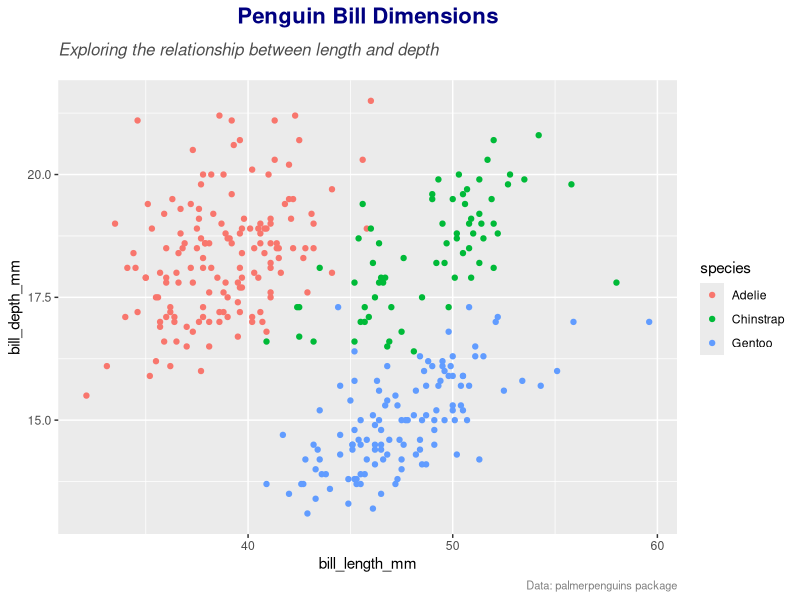
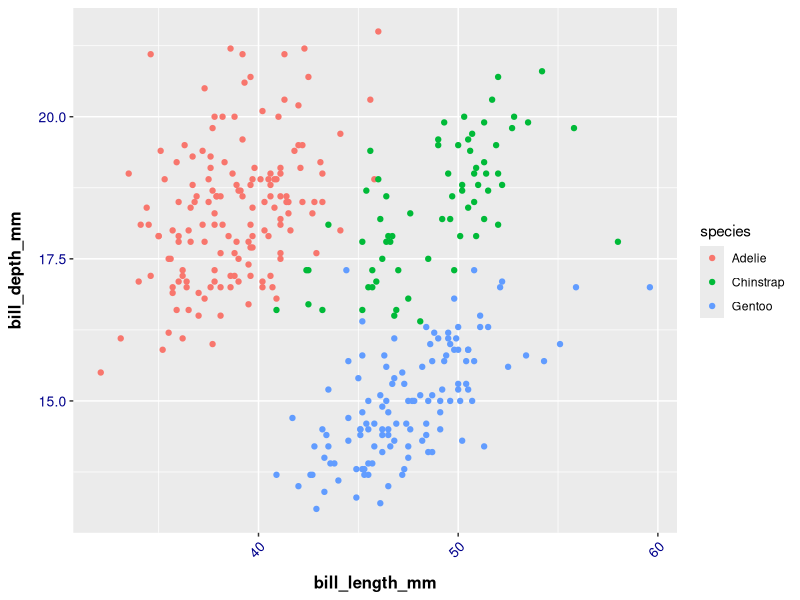
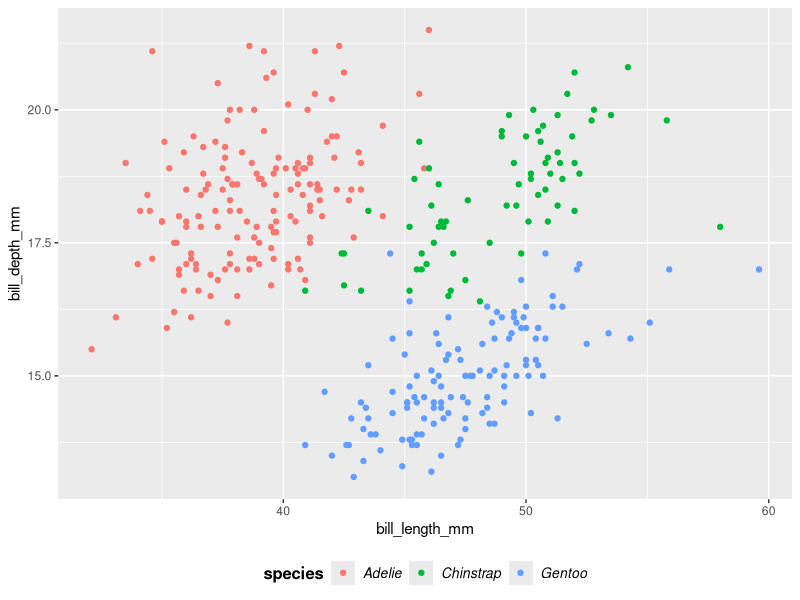
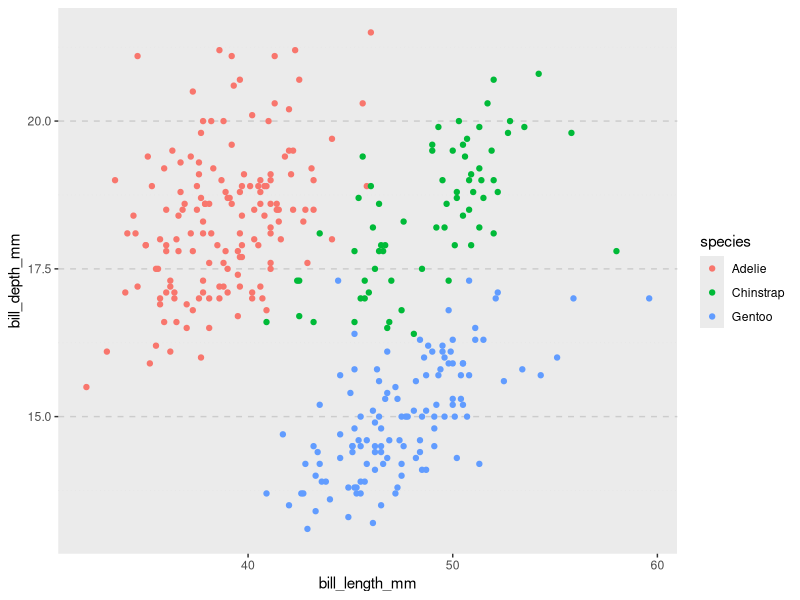
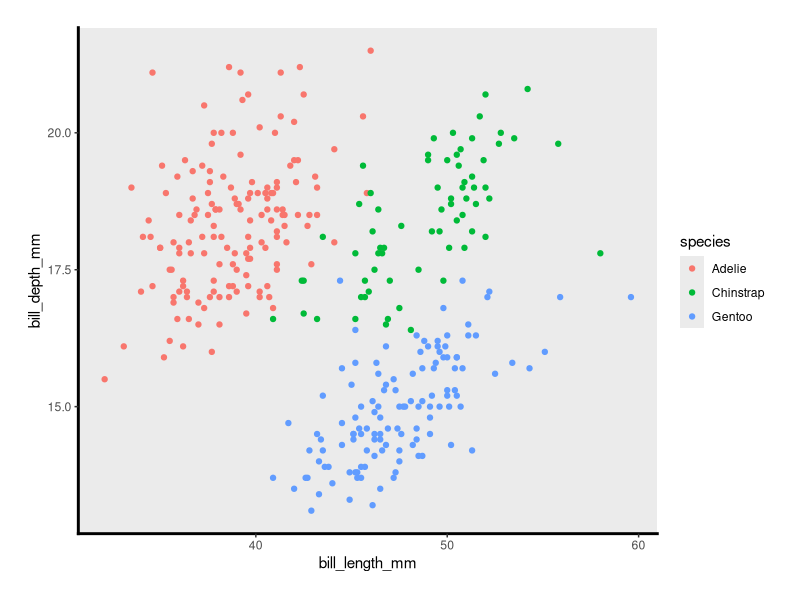
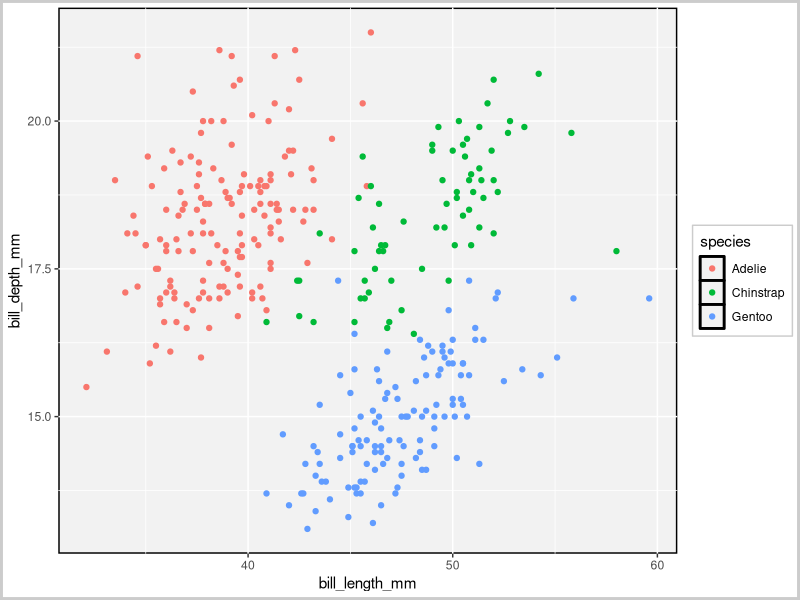
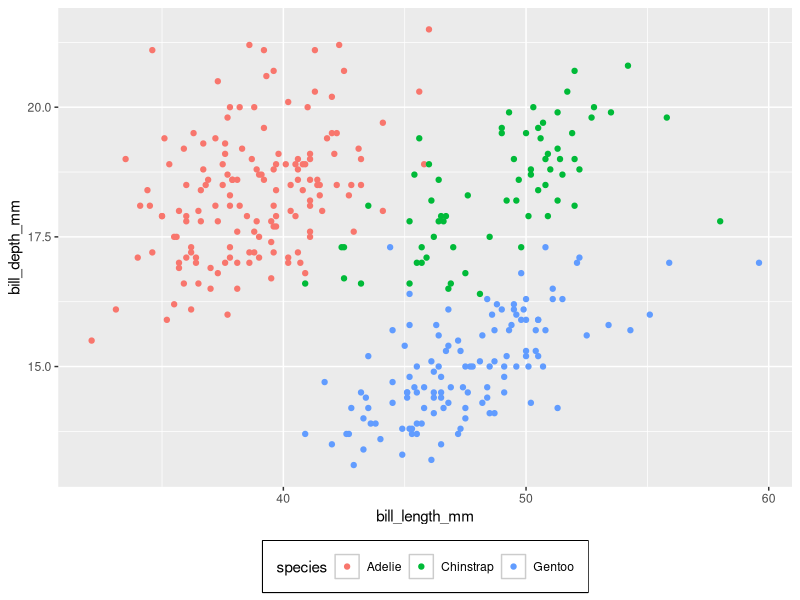
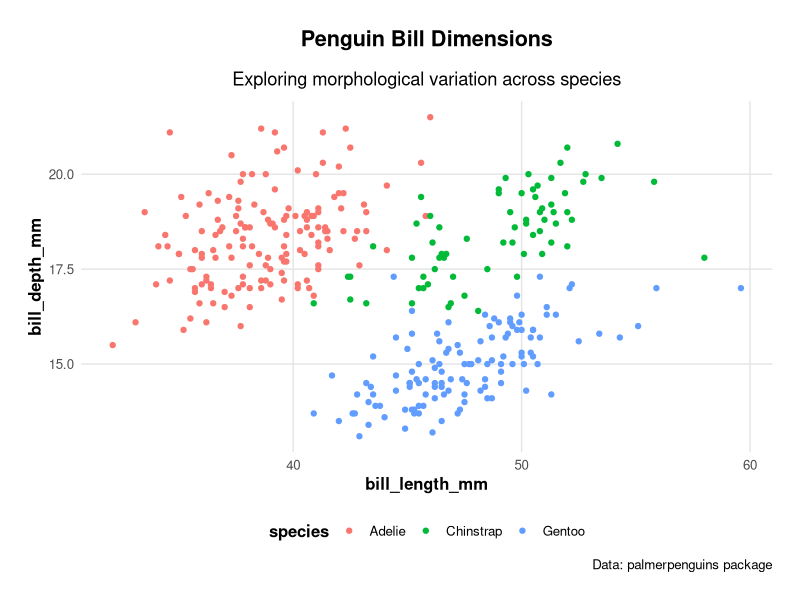

Write R code to recreate these figures, in order.
## ---- chunk 1
#| label: setup
library(tidyverse)
library(palmerpenguins)

# Create a base plot to use throughout examples
base_plot <- penguins %>%
  ggplot(aes(x = bill_length_mm, y = bill_depth_mm, color = species)) +
  geom_point()
## ---- chunk 2
#| label: text-elements
base_plot +
  labs(title = "Penguin Bill Dimensions",
       subtitle = "Exploring the relationship between length and depth",
       caption = "Data: palmerpenguins package") +
  theme(
    # Plot title
    plot.title = element_text(
      size = 16,                # Text size
      face = "bold",           # Bold face
      color = "navy",          # Text color
      hjust = 0.5,            # Center horizontally
      margin = margin(b = 10)  # Bottom margin
    ),
    # Subtitle
    plot.subtitle = element_text(
      size = 12,
      face = "italic",
      color = "gray30",
      margin = margin(b = 15)
    ),
    # Caption
    plot.caption = element_text(
      size = 8,
      face = "plain",
      color = "gray50",
      hjust = 1              # Right-align
    )
  )
## ---- chunk 3
#| label: axis-text
base_plot +
  theme(
    # Axis titles
    axis.title.x = element_text(
      size = 12,
      face = "bold",
      margin = margin(t = 10)  # Top margin
    ),
    axis.title.y = element_text(
      size = 12,
      face = "bold",
      angle = 90,             # Vertical text
      margin = margin(r = 10) # Right margin
    ),
    # Axis text (tick labels)
    axis.text.x = element_text(
      angle = 45,            # Angled text
      hjust = 1,            # Right-align
      color = "darkblue",
      size = 10
    ),
    axis.text.y = element_text(
      hjust = 1,           # Right-align
      color = "darkblue",
      size = 10
    )
  )
## ---- chunk 4
#| label: legend-text
base_plot +
  theme(
    # Legend title
    legend.title = element_text(
      size = 12,
      face = "bold",
      hjust = 0.5
    ),
    # Legend text
    legend.text = element_text(
      size = 10,
      face = "italic"
    ),
    # Legend position and layout
    legend.position = "bottom",
    legend.box = "horizontal"
  )
## ---- chunk 5
#| label: grid-lines
base_plot +
  theme(
    # Major grid lines
    panel.grid.major = element_line(
      color = "gray80",
      linewidth = 0.5,
      linetype = "dashed"
    ),
    # Minor grid lines
    panel.grid.minor = element_line(
      color = "gray90",
      linewidth = 0.25,
      linetype = "dotted"
    ),
    # Remove vertical grid lines
    panel.grid.major.x = element_blank(),
    panel.grid.minor.x = element_blank()
  )
## ---- chunk 6
#| label: axis-lines
base_plot +
  theme(
    # Axis lines
    axis.line = element_line(
      color = "black",
      linewidth = 1,
      lineend = "square"
    ),
    # Remove grid lines to emphasize axis lines
    panel.grid = element_blank(),
    # Add padding around plot
    plot.margin = margin(20, 20, 20, 20)
  )
## ---- chunk 7
#| label: panel-rect
base_plot +
  theme(
    # Panel background
    panel.background = element_rect(
      fill = "gray95",
      color = "black",
      linewidth = 1
    ),
    # Plot background
    plot.background = element_rect(
      fill = "white",
      color = "gray80",
      linewidth = 2
    ),
    # Legend background
    legend.background = element_rect(
      fill = "white",
      color = "gray80",
      linewidth = 0.5
    )
  )
## ---- chunk 8
#| label: legend-box
base_plot +
  theme(
    # Legend box
    legend.box.background = element_rect(
      fill = "gray95",
      color = "black",
      linewidth = 0.5
    ),
    # Legend key (background for symbols)
    legend.key = element_rect(
      fill = "white",
      color = "gray80"
    ),
    legend.position = "bottom",
    legend.margin = margin(10, 10, 10, 10)
  )
## ---- chunk 9
#| label: publication-theme
theme_publication <- function(base_size = 12) {
  theme_minimal(base_size = base_size) %+replace%
    theme(
      # Text elements
      plot.title = element_text(
        size = base_size * 1.3,
        face = "bold",
        margin = margin(b = 15)
      ),
      plot.subtitle = element_text(
        size = base_size * 1.1,
        margin = margin(b = 10)
      ),
      axis.title = element_text(
        size = base_size,
        face = "bold"
      ),
      axis.text = element_text(
        size = base_size * 0.8,
        color = "gray30"
      ),
      # Grid elements
      panel.grid.major = element_line(
        color = "gray90",
        linewidth = 0.5
      ),
      panel.grid.minor = element_blank(),
      # Legend elements
      legend.title = element_text(
        size = base_size,
        face = "bold"
      ),
      legend.text = element_text(
        size = base_size * 0.8
      ),
      legend.position = "bottom",
      # Spacing
      plot.margin = margin(20, 20, 20, 20),
      # Background
      panel.background = element_rect(
        fill = "white",
        color = NA
      ),
      plot.background = element_rect(
        fill = "white",
        color = NA
      )
    )
}

# Apply the theme
base_plot +
  labs(title = "Penguin Bill Dimensions",
       subtitle = "Exploring morphological variation across species",
       caption = "Data: palmerpenguins package") +
  theme_publication()
## ---- chunk 10
#| label: margin-issues
# Problem: Text getting cut off
problematic_plot <- base_plot +
  labs(title = "Very Long Title That Might Get Cut Off") +
  theme(plot.margin = unit(c(0, 0, 0, 0), "pt"))

# Solution: Add adequate margins
fixed_plot <- base_plot +
  labs(title = "Very Long Title That Might Get Cut Off") +
  theme(plot.margin = margin(t = 20, r = 20, b = 20, l = 20))

# Compare
problematic_plot
fixed_plot
## ---- chunk 11
#| label: text-alignment
# Problem: Misaligned facet labels
facet_plot <- base_plot +
  facet_wrap(~island) +
  theme(strip.text = element_text(hjust = 0.5))

# Solution: Proper alignment and spacing
facet_plot_fixed <- base_plot +
  facet_wrap(~island) +
  theme(
    strip.text = element_text(
      hjust = 0.5,
      margin = margin(5, 0, 5, 0)
    ),
    strip.background = element_rect(
      fill = "gray95",
      color = "gray80"
    )
  )

# Compare
facet_plot
facet_plot_fixed
## ---- chunk 12
#| label: theme-inheritance
# Base theme modifications
my_theme <- theme_minimal() +
  theme(
    text = element_text(family = "serif"),
    plot.title = element_text(size = 16)
  )

# These will override only specific elements
base_plot +
  my_theme +
  theme(plot.title = element_text(color = "blue"))
## ---- chunk 13
#| label: reusable-theme
# Function to create consistent themes
create_company_theme <- function(
  base_size = 12,
  base_family = "sans",
  primary_color = "navy"
) {
  theme_minimal(
    base_size = base_size,
    base_family = base_family
  ) %+replace%
  theme(
    plot.title = element_text(
      color = primary_color,
      size = base_size * 1.3,
      face = "bold"
    ),
    axis.title = element_text(
      color = primary_color,
      size = base_size
    )
    # Add more elements as needed
  )
}

# Usage
base_plot + create_company_theme(primary_color = "darkred")
## ---- chunk 14
#| label: document-theme
# Create a theme specification
theme_spec <- list(
  font_family = "sans",
  base_size = 12,
  colors = list(
    primary = "navy",
    secondary = "gray30",
    background = "white"
  ),
  margins = list(
    plot = margin(20, 20, 20, 20),
    title = margin(0, 0, 10, 0)
  )
)

# Use the specification
create_theme_from_spec <- function(spec) {
  theme_minimal(
    base_size = spec$base_size,
    base_family = spec$font_family
  ) %+replace%
  theme(
    plot.title = element_text(
      color = spec$colors$primary,
      margin = spec$margins$title
    ),
    plot.margin = spec$margins$plot
  )
}
